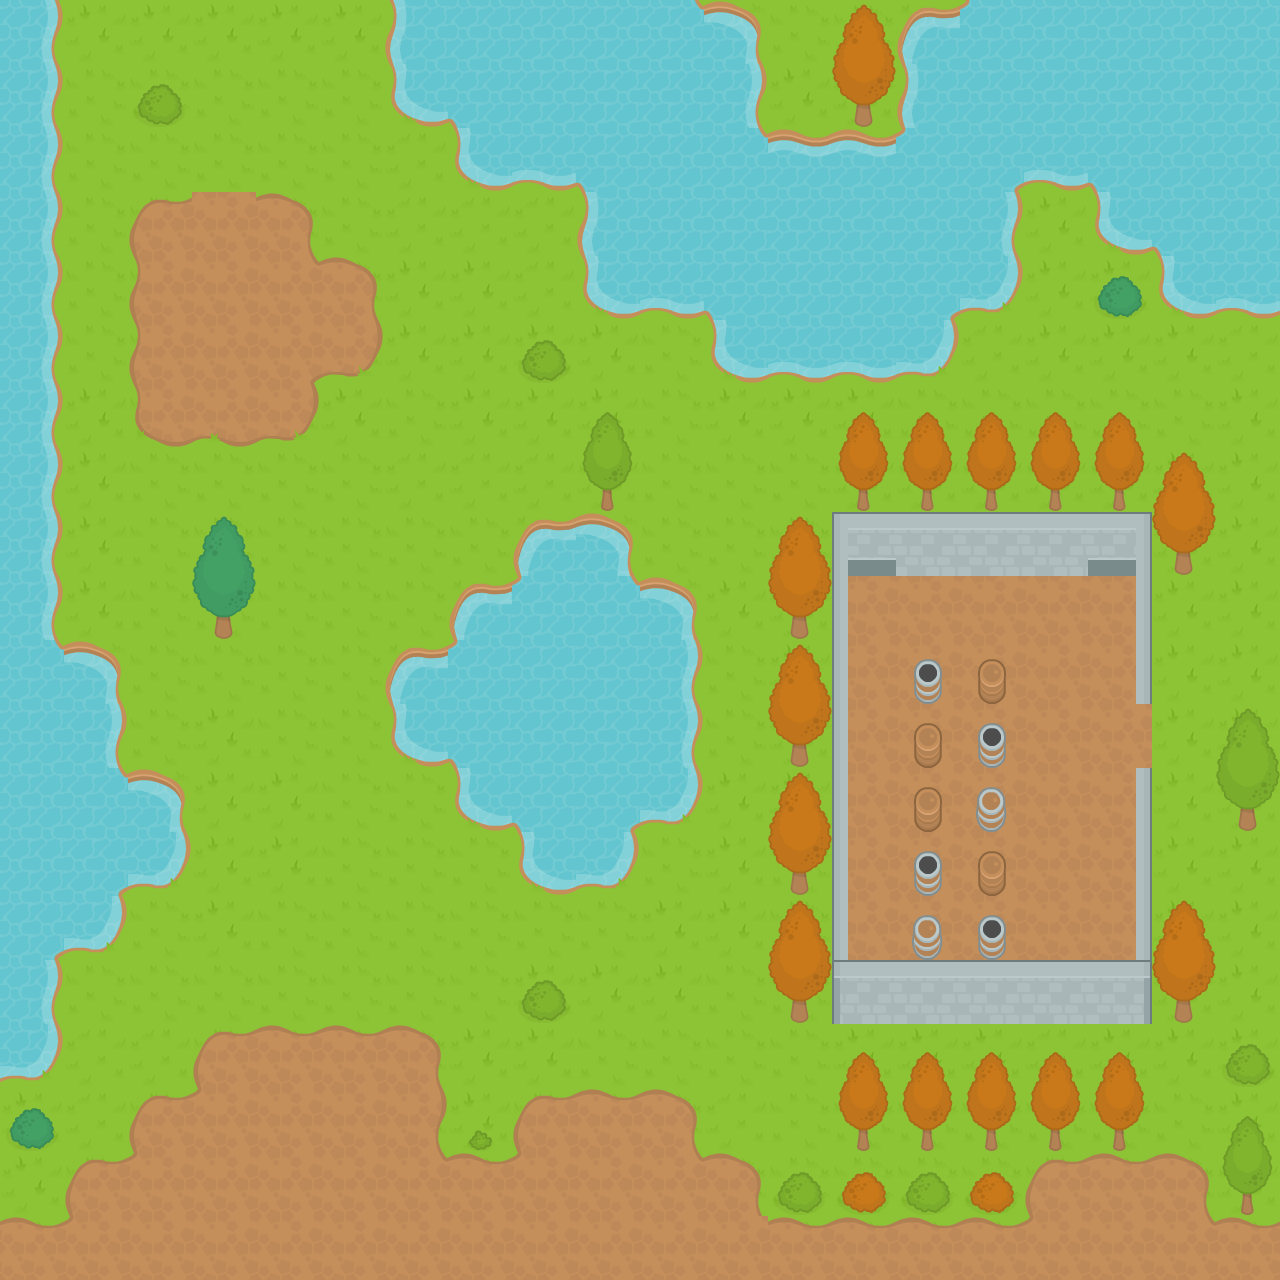

This is a level from a 2D game, rendered from its Tiled map with the project's own tilesets. A one-line summary and the map file follow, with tile-layer data summarised:
An orthogonal 20x20 tile map with 64x64 px tiles, 3 tile layers (Background, Scenery, Overlay) and 32 objects (3x coin, key, door, player).

<map version="1.4" tiledversion="1.4.2" orientation="orthogonal" renderorder="right-down" width="20" height="20" tilewidth="64" tileheight="64" infinite="0" nextlayerid="9" nextobjectid="105">
 <tileset firstgid="1" source="rpg-tiles-64.tsx" />
 <layer id="3" name="Background" width="20" height="20">
  <data>[400 cells, 400 non-empty, 28 distinct tile ids]</data>
 </layer>
 <layer id="4" name="Scenery" width="20" height="20">
  <data>[400 cells, 53 non-empty, 14 distinct tile ids]</data>
 </layer>
 <layer id="5" name="Overlay" width="20" height="20">
  <data>[400 cells, 31 non-empty, 10 distinct tile ids]</data>
 </layer>
 <objectgroup id="7" name="ObjectData">
  <object id="6" name="key" x="258.667" y="269.333" width="58.6667" height="38.6667" />
  <object id="7" name="coin" x="860" y="660" width="33.3333" height="58.6667" />
  <object id="8" name="coin" x="860" y="757.333" width="32" height="64" />
  <object id="9" name="coin" x="860" y="868" width="33.3333" height="61.3333" />
  <object id="10" name="door" x="1128" y="701.333" width="22.6667" height="66.6667" />
  <object id="11" name="player" x="518.666" y="1036" width="53.3334" height="46.6666" />
  <object id="93" x="474.667" y="601.333" width="206.667" height="209.333" />
  <object id="95" x="401.333" y="49.3333" width="349.333" height="81.3333" />
  <object id="96" x="900" y="46.6667" width="337.333" height="138.667" />
  <object id="97" x="474.667" y="144" width="416" height="42.6667" />
  <object id="98" x="601.333" y="205.333" width="397.333" height="90.6667" />
  <object id="99" x="1110.67" y="194.667" width="122.667" height="52" />
  <object id="100" x="1172" y="257.333" width="66.6667" height="53.3333" />
  <object id="101" x="724" y="306.667" width="217.333" height="53.3333" />
 </objectgroup>
 <objectgroup id="8" name="PhysicsData">
  <object id="13" x="60" y="1334.67" height="4" />
  <object id="14" x="1277.33" y="1220" width="60" height="1274.67" rotation="90" />
  <object id="15" x="1246.67" y="7.99833" width="32" height="1234.67" />
  <object id="17" x="833.333" y="514.667" width="314.667" height="58.6667" />
  <object id="18" x="836" y="969.333" width="297.334" height="58.6667" />
  <object id="19" x="849.333" y="580" width="384" height="13.3334" rotation="90" />
  <object id="20" x="1149.33" y="578.667" width="124" height="13.3334" rotation="90" />
  <object id="21" x="1150.67" y="769.333" width="258.667" height="13.3334" rotation="90" />
  <object id="22" x="190.667" y="586.667" width="64" height="54.6667" />
  <object id="23" x="572" y="458" width="64" height="54.6667" />
  <object id="85" x="910.667" y="645.333" width="102.667" height="316" />
  <object id="89" x="2.66667" y="-4" width="49.3333" height="1214.66" />
  <object id="90" x="66.6667" y="657.333" width="48" height="288" />
  <object id="91" x="124" y="784" width="57.3333" height="100" />
  <object id="92" x="1242.67" y="3.99833" width="32" height="1180" rotation="90" />
  <object id="102" x="524" y="538" width="97.3333" height="54.6667" />
  <object id="103" x="534.667" y="820.667" width="85.3333" height="54.6667" />
  <object id="104" x="402.667" y="655.333" width="64" height="97.3334" />
 </objectgroup>
</map>
